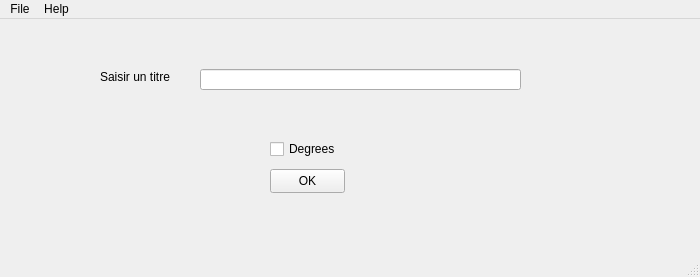
<?xml version="1.0" encoding="UTF-8"?>
<ui version="4.0">
 <class>MainWindow</class>
 <widget class="QMainWindow" name="MainWindow">
  <property name="geometry">
   <rect>
    <x>0</x>
    <y>0</y>
    <width>700</width>
    <height>277</height>
   </rect>
  </property>
  <property name="windowTitle">
   <string>MainWindow</string>
  </property>
  <widget class="QWidget" name="centralwidget">
   <widget class="QLineEdit" name="lineEdit">
    <property name="geometry">
     <rect>
      <x>200</x>
      <y>50</y>
      <width>321</width>
      <height>21</height>
     </rect>
    </property>
   </widget>
   <widget class="QLabel" name="label">
    <property name="geometry">
     <rect>
      <x>100</x>
      <y>50</y>
      <width>91</width>
      <height>16</height>
     </rect>
    </property>
    <property name="text">
     <string>Saisir un titre</string>
    </property>
   </widget>
   <widget class="QPushButton" name="pushButton">
    <property name="geometry">
     <rect>
      <x>270</x>
      <y>150</y>
      <width>75</width>
      <height>24</height>
     </rect>
    </property>
    <property name="text">
     <string>OK</string>
    </property>
   </widget>
   <widget class="QCheckBox" name="checkBox">
    <property name="geometry">
     <rect>
      <x>270</x>
      <y>120</y>
      <width>75</width>
      <height>20</height>
     </rect>
    </property>
    <property name="text">
     <string>Degrees</string>
    </property>
   </widget>
   <widget class="QLabel" name="result_label">
    <property name="geometry">
     <rect>
      <x>280</x>
      <y>190</y>
      <width>49</width>
      <height>16</height>
     </rect>
    </property>
    <property name="text">
     <string/>
    </property>
   </widget>
  </widget>
  <widget class="QMenuBar" name="menubar">
   <property name="geometry">
    <rect>
     <x>0</x>
     <y>0</y>
     <width>698</width>
     <height>22</height>
    </rect>
   </property>
   <widget class="QMenu" name="menuFile">
    <property name="title">
     <string>File</string>
    </property>
    <addaction name="actionOpen"/>
    <addaction name="actionCompute"/>
   </widget>
   <widget class="QMenu" name="menuHelp">
    <property name="title">
     <string>Help</string>
    </property>
    <addaction name="actionAbout"/>
   </widget>
   <addaction name="menuFile"/>
   <addaction name="menuHelp"/>
  </widget>
  <widget class="QStatusBar" name="statusbar"/>
  <action name="actionAbout">
   <property name="text">
    <string>About</string>
   </property>
  </action>
  <action name="actionOpen">
   <property name="text">
    <string>Open</string>
   </property>
  </action>
  <action name="actionCompute">
   <property name="text">
    <string>Compute</string>
   </property>
  </action>
 </widget>
 <resources/>
 <connections/>
</ui>
